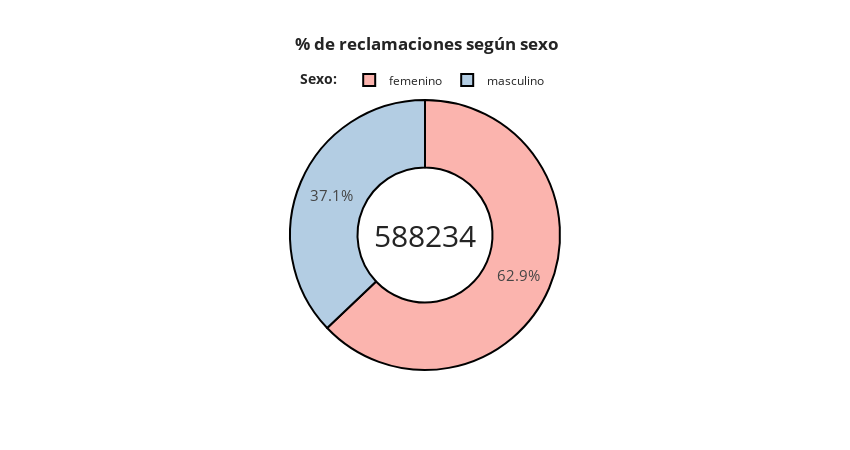

The cell this chart's notebook holds for it:
### Code cell
#Total de empleados que han renunciado
cnt_recla= df['cantidad'].sum()

#Definir gráfica
fig = px.pie(df, values = 'cantidad', names ='sexo_desc', hole = .5, width =850, height=450, title= '<b> % de reclamaciones según sexo<b>')

#Agregar detalles
fig.update_layout(
    template = 'simple_white',
    title_x = 0.5,
    annotations = [dict(text = str(cnt_recla), x=0.5, y = 0.5, font_size = 30, showarrow = False )],
    legend_title_text='<b>Sexo: <b>',
    
    
    legend=dict(
        orientation='h',
        yanchor='bottom',
        y=1.02,
        xanchor='right',
        x=0.68))

colors = ['#FBB4AE', '#B3CDE3', '#CCEBC5 ']
fig.update_traces(hoverinfo='label+percent', textinfo='percent', textfont_size=15,
                  marker=dict(colors=colors, line=dict(color='#000000', width=2)))

fig.show()

### Figure 1 — Plotly figure (JSON) as saved in the notebook; plotly's stock layout.template omitted (floating-point values rounded to 4 significant figures)
{"data": [{"domain": {"x": [0, 1], "y": [0, 1]}, "hole": 0.5, "hoverinfo": "label+percent", "hovertemplate": "sexo_desc=%{label}<br>cantidad=%{value}<extra></extra>", "labels": ["femenino", "masculino"], "legendgroup": "", "marker": {"colors": ["#FBB4AE", "#B3CDE3", "#CCEBC5 "], "line": {"color": "#000000", "width": 2}}, "name": "", "showlegend": true, "textfont": {"size": 15}, "textinfo": "percent", "type": "pie", "values": [370013, 218221]}], "layout": {"annotations": [{"font": {"size": 30}, "showarrow": false, "text": "588234", "x": 0.5, "y": 0.5}], "height": 450, "legend": {"orientation": "h", "title": {"text": "<b>Sexo: <b>"}, "tracegroupgap": 0, "x": 0.68, "xanchor": "right", "y": 1.02, "yanchor": "bottom"}, "title": {"text": "<b> % de reclamaciones según sexo<b>", "x": 0.5}, "width": 850}}
